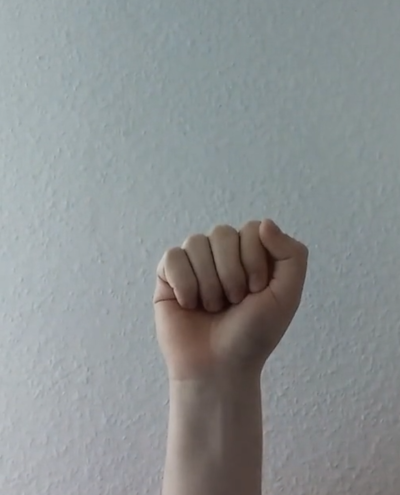
#> input picture pics/0.png, 400 x 495 px; its folder holds only this picture in this run
$ python ConvexHullFingerCountImages.py
#> lines starting #> are read from the running program, lines starting #| are printed output that depends on the picture; after the words box and inside, x2 and y2 are one past the last pixel; in counts of white or black regions, pixels touching at a corner belong together; long printed decimals are rounded
import cv2
import numpy as np


def calcDistance(pt1, pt2):
    x_diff = (pt1[0]-pt2[0])
    y_diff = (pt1[1]-pt2[1])
    return int(np.sqrt(x_diff**2+y_diff**2))


def getConvexHull(imgSrc, mask):
    contours, hierarchy = cv2.findContours(
        mask, cv2.RETR_TREE, cv2.CHAIN_APPROX_SIMPLE)
    if len(contours) != 0:
        c = max(contours, key=cv2.contourArea)
        hull = cv2.convexHull(c, returnPoints=False)

        if cv2.contourArea(c)/(imgSrc.shape[0]*imgSrc.shape[1]) >= 0.14:
            print('The area is:', cv2.contourArea(
                c)/(imgSrc.shape[0]*imgSrc.shape[1]))

            defects = cv2.convexityDefects(c, hull)
            reducedHullPoints = gethullClusters(hull, c)
            reducedDefects = getDefectClusters(c, defects)

            hullAreaFraction = getHullArea(
                reducedHullPoints)/(imgSrc.shape[0]*imgSrc.shape[1])

            print('the convex hull area is', hullAreaFraction)
            drawHullPoints(imgSrc, reducedHullPoints)
            drawDefects(imgSrc, c, reducedDefects)

            if hullAreaFraction<=0.19 and hullAreaFraction>=0.17:
                return 1
            elif hullAreaFraction<=0.17:
                return 0
            else:
                return len(reducedDefects)+1

def getHullArea(hullPtList):
    pt_list = []
    for pt in hullPtList:
        pt_list.append(np.asarray([pt]))

    pt_list = np.asarray(pt_list)
    area = cv2.contourArea(pt_list)
    return area


def getDefectClusters(contour, defects):
    clusterPts = []
    for defect in defects:
        dis = defect[0][3]
        ptA = contour[defect[0][0]][0]
        ptB = contour[defect[0][1]][0]
        defectPt = contour[defect[0][2]][0]
        sideA = np.linalg.norm(ptB-defectPt)
        sideB = np.linalg.norm(ptA-defectPt)
        defectSide = np.linalg.norm(ptB-ptA)

        # finding the angle
        alpha = np.arccos((np.square(sideA) + np.square(sideB) -
                           np.square(defectSide))/(2*sideA*sideB))
        # converting it into degrees
        alpha = alpha*(180/np.pi)
        # print(':',alpha)
        if dis >= 3600 and alpha < 90.0:

            clusterPts.append(defect)

    print()

    return clusterPts

    pass


def getRequiredDefects(defects):
    defectClusters = getDefectClusters(defects)
    pass


def gethullClusters(hull, contour):
    listPoints = []
    for pointIdx in hull:
        listPoints.append(list(contour[pointIdx[0]][0]))

    return getClusters(listPoints)


def drawHullPoints(imgSrc, pointsList):

    for pt in pointsList:
        # print('::',pt)
        imgSrc = cv2.circle(imgSrc, (pt[0], pt[1]), 13, (255, 0, 255), 1)


def getClusters(pointSet, thres=30):
    clusterPts = []
    for pt in pointSet:
        if clusterPts == []:
            clusterPts.append((pt[0], pt[1]))
        else:
            inserted = False
            for clusterCenter in clusterPts:
                if calcDistance(clusterCenter, ((pt[0], pt[1]))) <= thres:
                    clusterCenter = (
                        (clusterCenter[0]+pt[0])//2, (clusterCenter[1]+pt[1])//2)
                    inserted = True
                    break
            if not inserted:
                clusterPts.append((pt[0], pt[1]))

    return clusterPts


def drawDefects(imgSrc, contour, ptsList):

    for i in range(len(ptsList)):
        s, e, f, d = ptsList[i][0]
        start = tuple(contour[s][0])
        end = tuple(contour[e][0])
        far = tuple(contour[f][0])
        cv2.line(imgSrc, start, end, [0, 255, 0], 2)
        cv2.circle(imgSrc, far, 5, [0, 0, 255], 2)
        cv2.circle(imgSrc, start, 5, [255, 255, 255], 2)
        cv2.circle(imgSrc, end, 5, [255, 255, 255], 2)


def drawConvexHull(imgSrc, hull):
    cv2.drawContours(imgSrc, [hull], -1, (255, 0, 0), 2)


img_list = ['0', '1', '2', '3_1', '3_2', 'handpic']

index = 0
font = cv2.FONT_HERSHEY_SIMPLEX
thickness =2
fontScale = 1
color = (0,0,0)

while True:
    # for imgName in img_list:
    print(img_list[index], ':::::::::>')
    img = cv2.imread('./pics/'+img_list[index]+'.png')
#> img is the input picture: shape (495, 400, 3); mean B, G, R 145.2, 144.3, 139.7
    # img = cv2.imread('./pics/1_2.jpg')
    blurredImg = cv2.blur(img, (3, 3))
    imgHLS = cv2.cvtColor(blurredImg, cv2.COLOR_BGR2HLS)
#> imgHLS: shape (495, 400, 3); mean of channels 0, 1, 2 83.2, 142.7, 17.8

    mask = cv2.inRange(imgHLS, (0, 25, 13), (15, 204, 153))
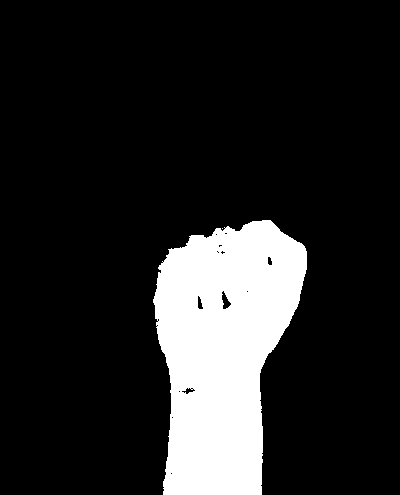
#> mask: shape (495, 400); 15% white; 2 white regions (1 under 20 px)

    try:
        detection = getConvexHull(img, mask)
#> in getConvexHull, `contours, hierarchy = cv2.findContours( mask, cv2.RETR_TREE, cv2.CHAIN..`: contours = 19 contours, 14 with area under 20; largest, box (x1, y1, x2, y2) and area: (153, 220, 307, 495) 29456, (221, 290, 232, 310) 104, (197, 295, 204, 310) 56, (181, 387, 196, 395) 48, (267, 256, 273, 266) 36
#> in getConvexHull, `c = max(contours, key=cv2.contourArea)`: c = contour of 307 points, box (x1, y1, x2, y2) (153, 220, 307, 495), area 29456
#> in getConvexHull, `hull = cv2.convexHull(c, returnPoints=False)`: hull = 18 values, max 306 at index 0, min 0 at index 17, mean 148.6
#| The area is: 0.1488
#> in getConvexHull, `defects = cv2.convexityDefects(c, hull)`: defects = 13 rows, first 6: [0, 2, 1, 229], [2, 29, 14, 1878], [29, 45, 40, 1775], [45, 47, 46, 114], [47, 69, 57, 1772], [69, 85, 75, 781]
#> the loop in gethullClusters, `for pointIdx in hull:` made 18 passes
#> pointIdx on passes 1 to 12: [306], [288], [287], [285], [283], [282], [182], [181], [109], [108], [87], [85]
#> after the loop in gethullClusters, `for pointIdx in hull:`: listPoints = [[270, 220], [301, 243], [304, 246], [305, 248], [306, 251], [306, 269], [261, 494], [163, 494], [153, 302], [153, 299], [158, 267], [159, 265], [168, 249], [189, 236], [191, 235], [216, 228], [252, 221], [262, 220]]
#> the loop in getClusters, `for pt in pointSet:` made 18 passes
#> pt on passes 2 to 13: [301, 243], [304, 246], [305, 248], [306, 251], [306, 269], [261, 494], [163, 494], [153, 302], [153, 299], [158, 267], [159, 265], [168, 249]
#> after the loop in getClusters, `for pt in pointSet:`: clusterCenter = (266, 220); clusterPts = [(270, 220), (301, 243), (261, 494), (163, 494), (153, 302), (158, 267), (189, 236)]
#> in getConvexHull, `reducedHullPoints = gethullClusters(hull, c)`: reducedHullPoints has the same summary as clusterPts in getClusters
#> the loop in getDefectClusters, `for defect in defects:` made 13 passes
#> (defect, dis, ptA, ptB, defectPt, sideA, sideB, defectSide) on passes 1 to 7: ([[0, 2, 1, 229]], 229, [262, 220], [252, 221], [261, 221], 9, 1.41, 10.05), ([[2, 29, 14, 1878]], 1878, [252, 221], [216, 228], [239, 231], 23.19, 16.4, 36.67), ([[29, 45, 40, 1775]], 1775, [216, 228], [191, 235], [206, 238], 15.3, 14.14, 25.96), ([[45, 47, 46, 114]], 114, [191, 235], [189, 236], [190, 236], 1, 1.41, 2.24), ([[47, 69, 57, 1772]], 1772, [189, 236], [168, 249], [186, 246], 18.25, 10.44, 24.7), ([[69, 85, 75, 781]], 781, [168, 249], [159, 265], [167, 257], 11.31, 8.06, 18.36), ([[85, 87, 86, 114]], 114, [159, 265], [158, 267], [159, 266], 1.41, 1, 2.24)
#> after the loop in getDefectClusters, `for defect in defects:`: clusterPts = []
#> the loop in getHullArea, `for pt in hullPtList:` made 7 passes
#> after the loop in getHullArea, `for pt in hullPtList:`: pt_list = [[[270, 220]], [[301, 243]], [[261, 494]], [[163, 494]], [[153, 302]], [[158, 267]], [[189, 236]]]
#> in getHullArea, `pt_list = np.asarray(pt_list)`: pt_list = [[270, 220], [301, 243], [261, 494], [163, 494], [153, 302], [158, 267], [189, 236]]
#> in getHullArea, `area = cv2.contourArea(pt_list)`: area = 32268.5
#> in getConvexHull, `hullAreaFraction = getHullArea( reducedHullPoints)/(imgSrc.shape[0]*im..`: hullAreaFraction = 0.163
#| the convex hull area is 0.163
#> the loop in drawHullPoints, `for pt in pointsList: # print('::',pt)` made 7 passes
#> pass 3, in drawHullPoints, `imgSrc = cv2.circle(imgSrc, (pt[0], pt[1]), 13, (255, 0, 255), 1)`:
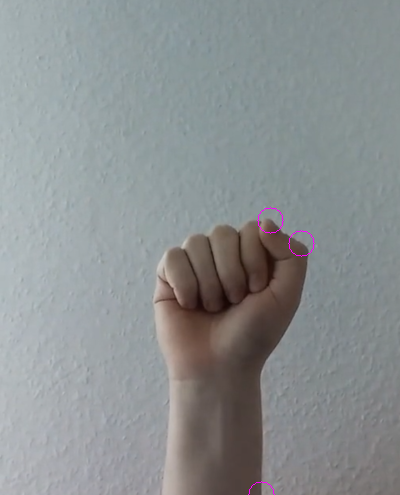
#> imgSrc: shape (495, 400, 3); mean B, G, R 145.4, 144.2, 139.8
#> after the loop in drawHullPoints, `for pt in pointsList:`:
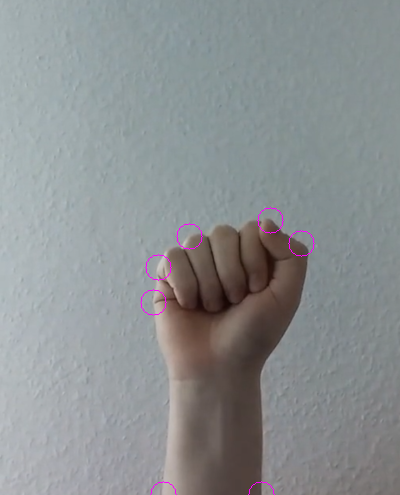
#> imgSrc: shape (495, 400, 3); 0.13% of pixels changed, all inside (x1, y1, x2, y2) = (140, 223, 203, 495)
#> detection = 0
        if detection !=None:
            img = cv2.putText(img, str(detection), (350,117), font,
                    fontScale, color, thickness, cv2.LINE_AA)
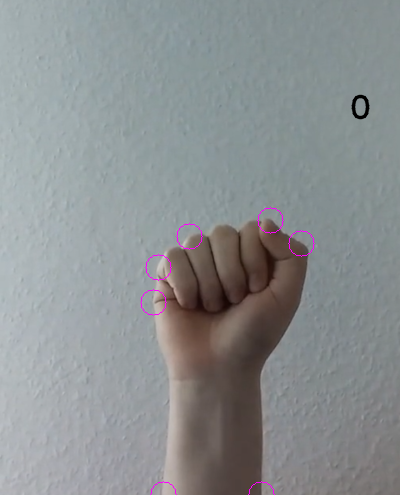
#> img: shape (495, 400, 3); 0.14% of pixels changed, all inside (x1, y1, x2, y2) = (351, 94, 370, 120)
    except:
        img = cv2.putText(img, 'No Detection ', (350,117), font,
                    fontScale, color, thickness, cv2.LINE_AA)

    cv2.imshow('mask', mask)
    cv2.imshow('img', img)
    k = cv2.waitKeyEx(0)
#> (key q is pressed here)
#> k = 113

    if k == 2424832:
        index = index-1 if index != 0 else 0
    elif k == 2555904:
        if index == len(img_list)-1:
            break
        else:
            index += 1
    elif k == ord('q'):
        break

    cv2.destroyAllWindows()
